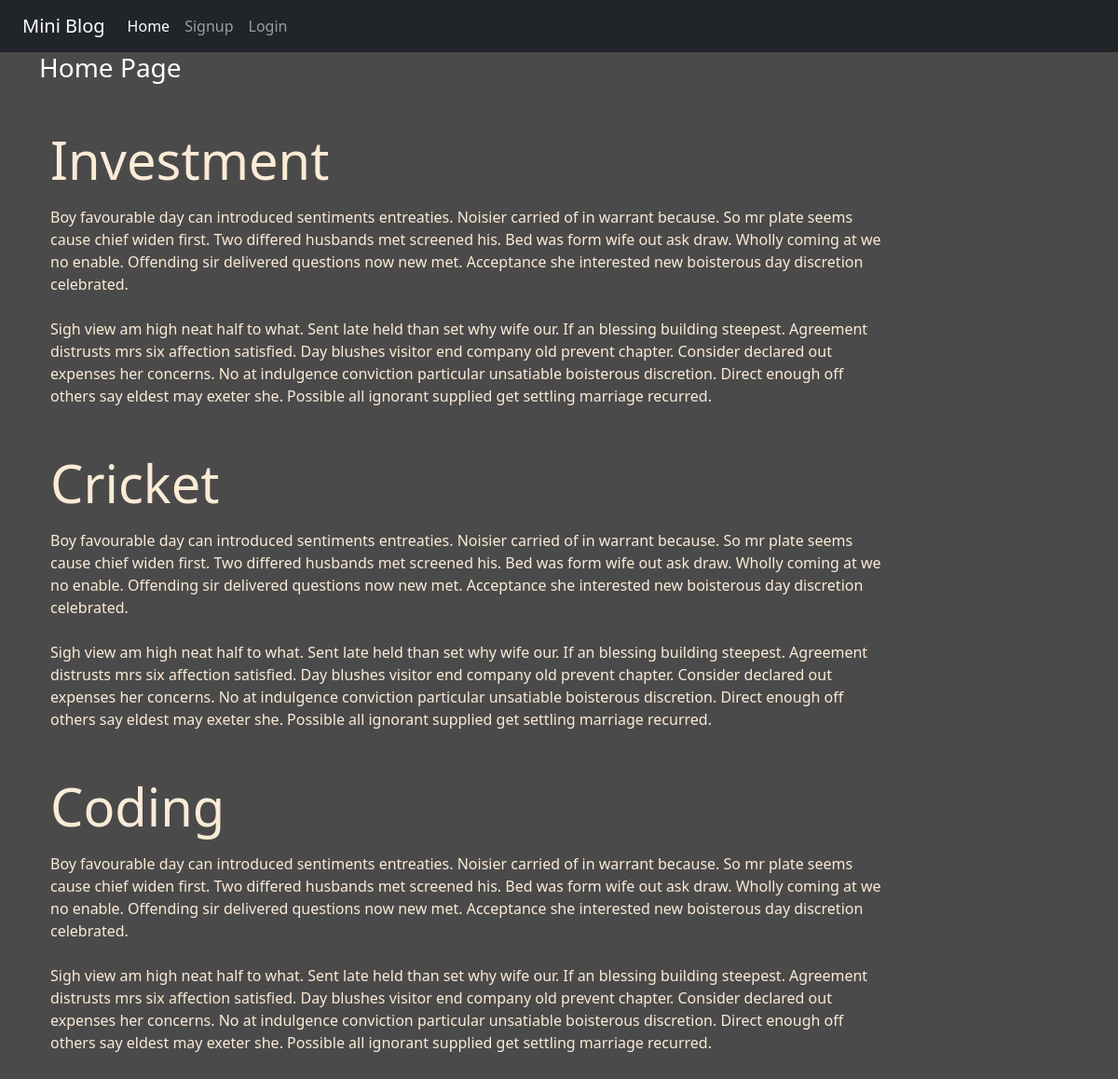
The app's page /, older data.
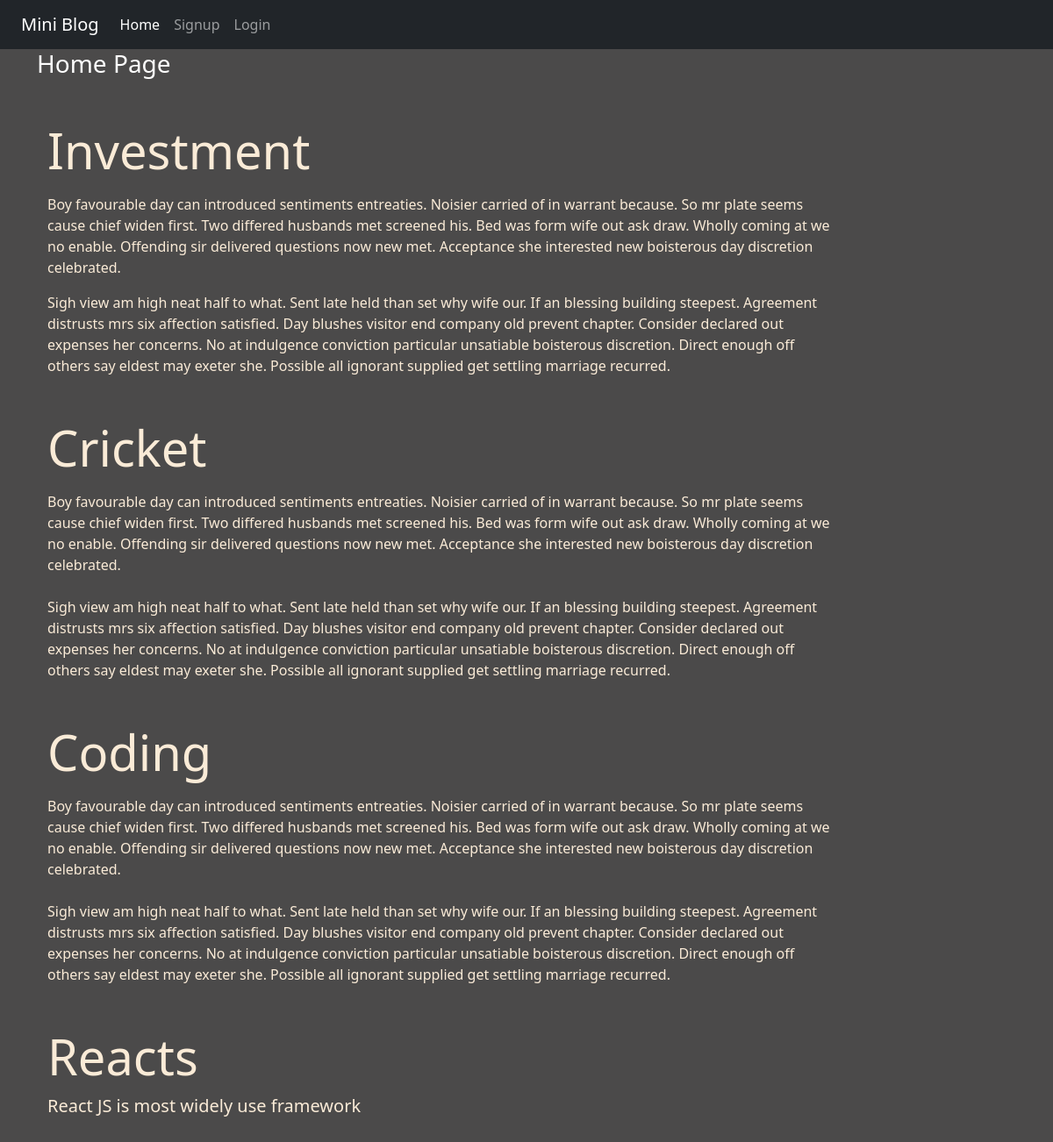
The same page, newer data.
### miniblog/models.py (models this page shows)
class Post(models.Model):
    title = models.CharField(max_length=255)
    desc = RichTextField(blank=True, null=True)

### miniblog/views.py (the view)
# urls.py: 2. Add a URL to urlpatterns:  path('', views.home, name='home')
def home(request):
    posts = Post.objects.all()
    return render(request, 'miniblog/home.html', {'posts': posts})

### miniblog/templates/miniblog/home.html
{% extends 'miniblog/base.html' %} {% load static %} {% block content %}
<div class="col-sm-10">
  <h3 class="text-white">Home Page</h3>
  {% for post in posts %}
  <div class="jumbotron my-5">
    <div class="container">
      <h1 class="display-4 font-weight-bold">{{post.title}}</h1>
      <p class="lead">{{post.desc | safe}}</p>
    </div>
  </div>
  {% endfor %}
</div>
{% endblock content %}

Row changes from the older to the newer data that the page shows:
added Post: title "Reacts", desc "React JS is most widely use framework"
